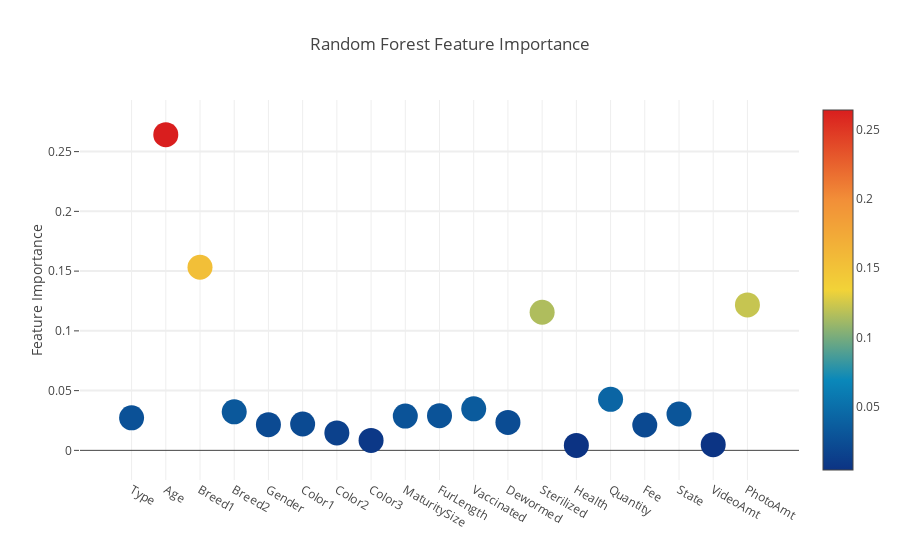
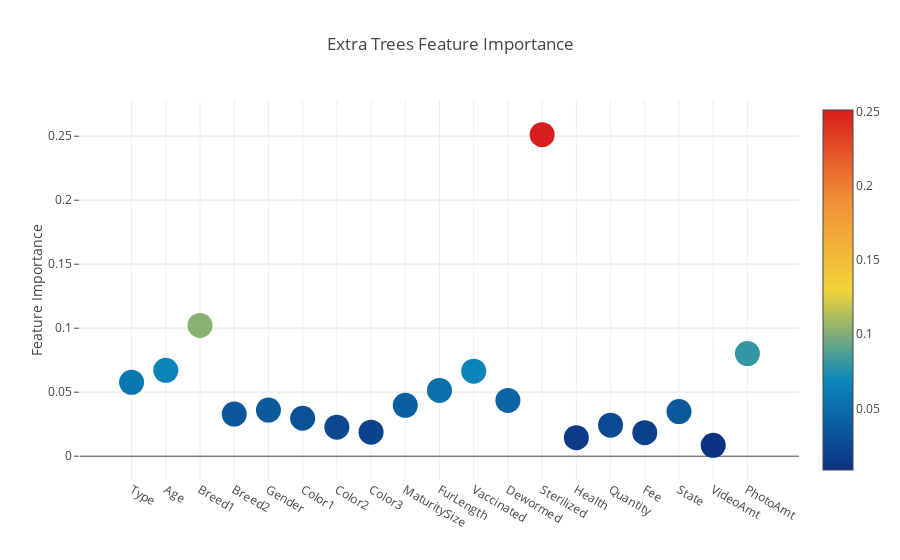
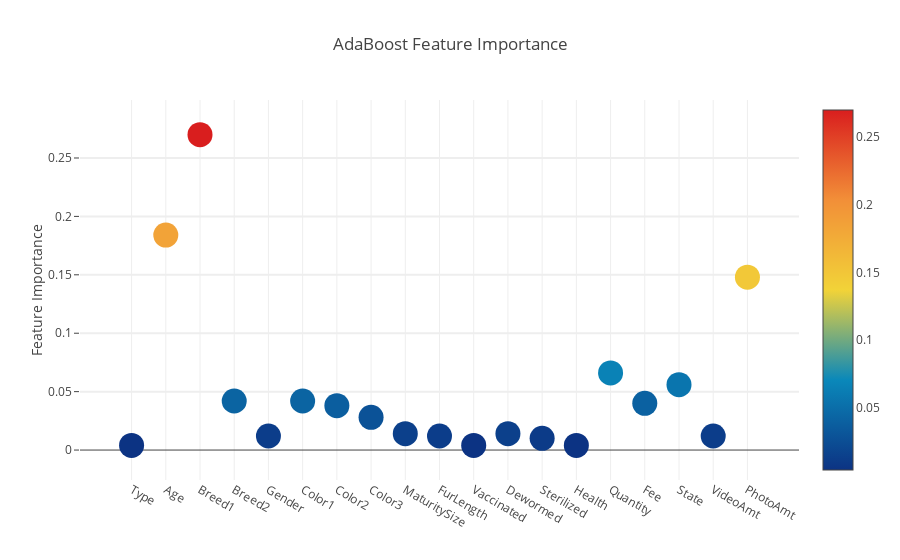
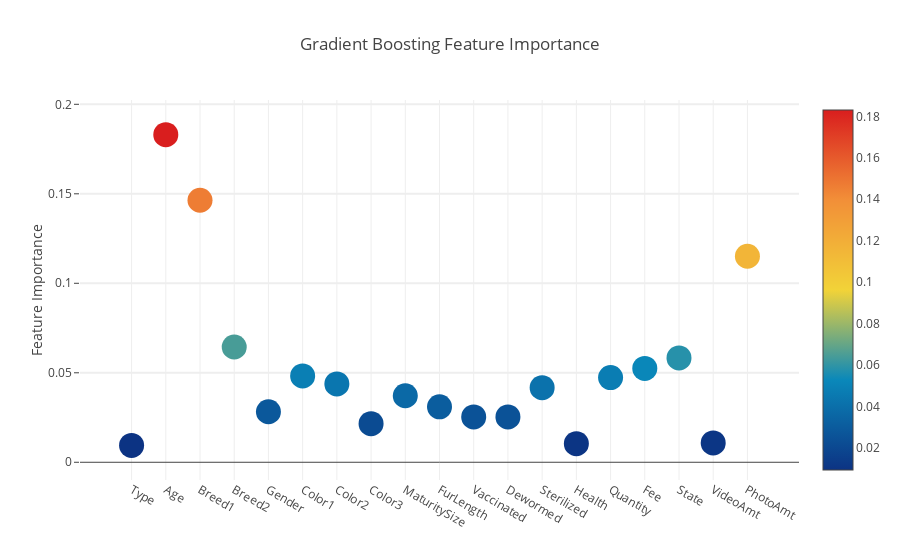

Write notebook code for charts like these, in order.
### Code cell
# Scatter plot 
trace = go.Scatter(
    y = feature_df['Random Forest feature importances'].values,
    x = feature_df['features'].values,
    mode='markers',
    marker=dict(
        sizemode = 'diameter',
        sizeref = 1,
        size = 25,
#       size= feature_dataframe['AdaBoost feature importances'].values,
        #color = np.random.randn(500), #set color equal to a variable
        color = feature_df['Random Forest feature importances'].values,
        colorscale='Portland',
        showscale=True
    ),
    text = feature_df['features'].values
)
data = [trace]

layout= go.Layout(
    autosize= True,
    title= 'Random Forest Feature Importance',
    hovermode= 'closest',
#     xaxis= dict(
#         title= 'Pop',
#         ticklen= 5,
#         zeroline= False,
#         gridwidth= 2,
#     ),
    yaxis=dict(
        title= 'Feature Importance',
        ticklen= 5,
        gridwidth= 2
    ),
    showlegend= False
)
fig = go.Figure(data=data, layout=layout)
py.iplot(fig,filename='scatter2010')

# Scatter plot 
trace = go.Scatter(
    y = feature_df['Extra Trees  feature importances'].values,
    x = feature_df['features'].values,
    mode='markers',
    marker=dict(
        sizemode = 'diameter',
        sizeref = 1,
        size = 25,
#       size= feature_dataframe['AdaBoost feature importances'].values,
        #color = np.random.randn(500), #set color equal to a variable
        color = feature_df['Extra Trees  feature importances'].values,
        colorscale='Portland',
        showscale=True
    ),
    text = feature_df['features'].values
)
data = [trace]

layout= go.Layout(
    autosize= True,
    title= 'Extra Trees Feature Importance',
    hovermode= 'closest',
#     xaxis= dict(
#         title= 'Pop',
#         ticklen= 5,
#         zeroline= False,
#         gridwidth= 2,
#     ),
    yaxis=dict(
        title= 'Feature Importance',
        ticklen= 5,
        gridwidth= 2
    ),
    showlegend= False
)
fig = go.Figure(data=data, layout=layout)
py.iplot(fig,filename='scatter2010')

# Scatter plot 
trace = go.Scatter(
    y = feature_df['AdaBoost feature importances'].values,
    x = feature_df['features'].values,
    mode='markers',
    marker=dict(
        sizemode = 'diameter',
        sizeref = 1,
        size = 25,
#       size= feature_dataframe['AdaBoost feature importances'].values,
        #color = np.random.randn(500), #set color equal to a variable
        color = feature_df['AdaBoost feature importances'].values,
        colorscale='Portland',
        showscale=True
    ),
    text = feature_df['features'].values
)
data = [trace]

layout= go.Layout(
    autosize= True,
    title= 'AdaBoost Feature Importance',
    hovermode= 'closest',
#     xaxis= dict(
#         title= 'Pop',
#         ticklen= 5,
#         zeroline= False,
#         gridwidth= 2,
#     ),
    yaxis=dict(
        title= 'Feature Importance',
        ticklen= 5,
        gridwidth= 2
    ),
    showlegend= False
)
fig = go.Figure(data=data, layout=layout)
py.iplot(fig,filename='scatter2010')

# Scatter plot 
trace = go.Scatter(
    y = feature_df['Gradient Boost feature importances'].values,
    x = feature_df['features'].values,
    mode='markers',
    marker=dict(
        sizemode = 'diameter',
        sizeref = 1,
        size = 25,
#       size= feature_dataframe['AdaBoost feature importances'].values,
        #color = np.random.randn(500), #set color equal to a variable
        color = feature_df['Gradient Boost feature importances'].values,
        colorscale='Portland',
        showscale=True
    ),
    text = feature_df['features'].values
)
data = [trace]

layout= go.Layout(
    autosize= True,
    title= 'Gradient Boosting Feature Importance',
    hovermode= 'closest',
#     xaxis= dict(
#         title= 'Pop',
#         ticklen= 5,
#         zeroline= False,
#         gridwidth= 2,
#     ),
    yaxis=dict(
        title= 'Feature Importance',
        ticklen= 5,
        gridwidth= 2
    ),
    showlegend= False
)
fig = go.Figure(data=data, layout=layout)
py.iplot(fig,filename='scatter2010')

### Figure 1 — Plotly figure (JSON) as saved in the notebook; plotly's stock layout.template omitted (floating-point values rounded to 4 significant figures)
{"data": [{"marker": {"color": [0.02724, 0.2642, 0.1532, 0.03225, 0.0215, 0.02208, 0.01461, 0.00832, 0.02872, 0.029, 0.03475, 0.02339, 0.1156, 0.004181, 0.04273, 0.02124, 0.03045, 0.00478, 0.1217], "colorscale": "Portland", "showscale": true, "size": 25, "sizemode": "diameter", "sizeref": 1}, "mode": "markers", "text": ["Type", "Age", "Breed1", "Breed2", "Gender", "Color1", "Color2", "Color3", "MaturitySize", "FurLength", "Vaccinated", "Dewormed", "Sterilized", "Health", "Quantity", "Fee", "State", "VideoAmt", "PhotoAmt"], "type": "scatter", "uid": "354dc39b-cc6b-4cda-86b9-7436dd37020f", "x": ["Type", "Age", "Breed1", "Breed2", "Gender", "Color1", "Color2", "Color3", "MaturitySize", "FurLength", "Vaccinated", "Dewormed", "Sterilized", "Health", "Quantity", "Fee", "State", "VideoAmt", "PhotoAmt"], "y": [0.02724, 0.2642, 0.1532, 0.03225, 0.0215, 0.02208, 0.01461, 0.00832, 0.02872, 0.029, 0.03475, 0.02339, 0.1156, 0.004181, 0.04273, 0.02124, 0.03045, 0.00478, 0.1217]}], "layout": {"autosize": true, "hovermode": "closest", "showlegend": false, "title": {"text": "Random Forest Feature Importance"}, "yaxis": {"gridwidth": 2, "ticklen": 5, "title": {"text": "Feature Importance"}}}}

### Figure 2 — Plotly figure (JSON) as saved in the notebook; plotly's stock layout.template omitted (floating-point values rounded to 4 significant figures)
{"data": [{"marker": {"color": [0.05769, 0.06711, 0.1022, 0.03291, 0.03605, 0.02964, 0.02266, 0.01877, 0.03974, 0.05142, 0.06641, 0.0436, 0.2513, 0.01444, 0.02426, 0.01835, 0.03486, 0.008454, 0.08019], "colorscale": "Portland", "showscale": true, "size": 25, "sizemode": "diameter", "sizeref": 1}, "mode": "markers", "text": ["Type", "Age", "Breed1", "Breed2", "Gender", "Color1", "Color2", "Color3", "MaturitySize", "FurLength", "Vaccinated", "Dewormed", "Sterilized", "Health", "Quantity", "Fee", "State", "VideoAmt", "PhotoAmt"], "type": "scatter", "uid": "64a569d0-c6c2-46d8-ba37-99708cd1f938", "x": ["Type", "Age", "Breed1", "Breed2", "Gender", "Color1", "Color2", "Color3", "MaturitySize", "FurLength", "Vaccinated", "Dewormed", "Sterilized", "Health", "Quantity", "Fee", "State", "VideoAmt", "PhotoAmt"], "y": [0.05769, 0.06711, 0.1022, 0.03291, 0.03605, 0.02964, 0.02266, 0.01877, 0.03974, 0.05142, 0.06641, 0.0436, 0.2513, 0.01444, 0.02426, 0.01835, 0.03486, 0.008454, 0.08019]}], "layout": {"autosize": true, "hovermode": "closest", "showlegend": false, "title": {"text": "Extra Trees Feature Importance"}, "yaxis": {"gridwidth": 2, "ticklen": 5, "title": {"text": "Feature Importance"}}}}

### Figure 3 — Plotly figure (JSON) as saved in the notebook; plotly's stock layout.template omitted (floating-point values rounded to 4 significant figures)
{"data": [{"marker": {"color": [0.004, 0.184, 0.27, 0.042, 0.012, 0.042, 0.038, 0.028, 0.014, 0.012, 0.004, 0.014, 0.01, 0.004, 0.066, 0.04, 0.056, 0.012, 0.148], "colorscale": "Portland", "showscale": true, "size": 25, "sizemode": "diameter", "sizeref": 1}, "mode": "markers", "text": ["Type", "Age", "Breed1", "Breed2", "Gender", "Color1", "Color2", "Color3", "MaturitySize", "FurLength", "Vaccinated", "Dewormed", "Sterilized", "Health", "Quantity", "Fee", "State", "VideoAmt", "PhotoAmt"], "type": "scatter", "uid": "3d18b9f1-32b7-4ce7-adcd-a520d13d6369", "x": ["Type", "Age", "Breed1", "Breed2", "Gender", "Color1", "Color2", "Color3", "MaturitySize", "FurLength", "Vaccinated", "Dewormed", "Sterilized", "Health", "Quantity", "Fee", "State", "VideoAmt", "PhotoAmt"], "y": [0.004, 0.184, 0.27, 0.042, 0.012, 0.042, 0.038, 0.028, 0.014, 0.012, 0.004, 0.014, 0.01, 0.004, 0.066, 0.04, 0.056, 0.012, 0.148]}], "layout": {"autosize": true, "hovermode": "closest", "showlegend": false, "title": {"text": "AdaBoost Feature Importance"}, "yaxis": {"gridwidth": 2, "ticklen": 5, "title": {"text": "Feature Importance"}}}}

### Figure 4 — Plotly figure (JSON) as saved in the notebook; plotly's stock layout.template omitted (floating-point values rounded to 4 significant figures)
{"data": [{"marker": {"color": [0.009446, 0.1831, 0.1464, 0.06441, 0.02822, 0.04826, 0.04377, 0.02157, 0.03716, 0.03096, 0.02535, 0.02536, 0.04168, 0.01041, 0.04733, 0.05245, 0.05829, 0.01081, 0.1151], "colorscale": "Portland", "showscale": true, "size": 25, "sizemode": "diameter", "sizeref": 1}, "mode": "markers", "text": ["Type", "Age", "Breed1", "Breed2", "Gender", "Color1", "Color2", "Color3", "MaturitySize", "FurLength", "Vaccinated", "Dewormed", "Sterilized", "Health", "Quantity", "Fee", "State", "VideoAmt", "PhotoAmt"], "type": "scatter", "uid": "6187e4f1-c807-439d-942a-741c077fb3dc", "x": ["Type", "Age", "Breed1", "Breed2", "Gender", "Color1", "Color2", "Color3", "MaturitySize", "FurLength", "Vaccinated", "Dewormed", "Sterilized", "Health", "Quantity", "Fee", "State", "VideoAmt", "PhotoAmt"], "y": [0.009446, 0.1831, 0.1464, 0.06441, 0.02822, 0.04826, 0.04377, 0.02157, 0.03716, 0.03096, 0.02535, 0.02536, 0.04168, 0.01041, 0.04733, 0.05245, 0.05829, 0.01081, 0.1151]}], "layout": {"autosize": true, "hovermode": "closest", "showlegend": false, "title": {"text": "Gradient Boosting Feature Importance"}, "yaxis": {"gridwidth": 2, "ticklen": 5, "title": {"text": "Feature Importance"}}}}
